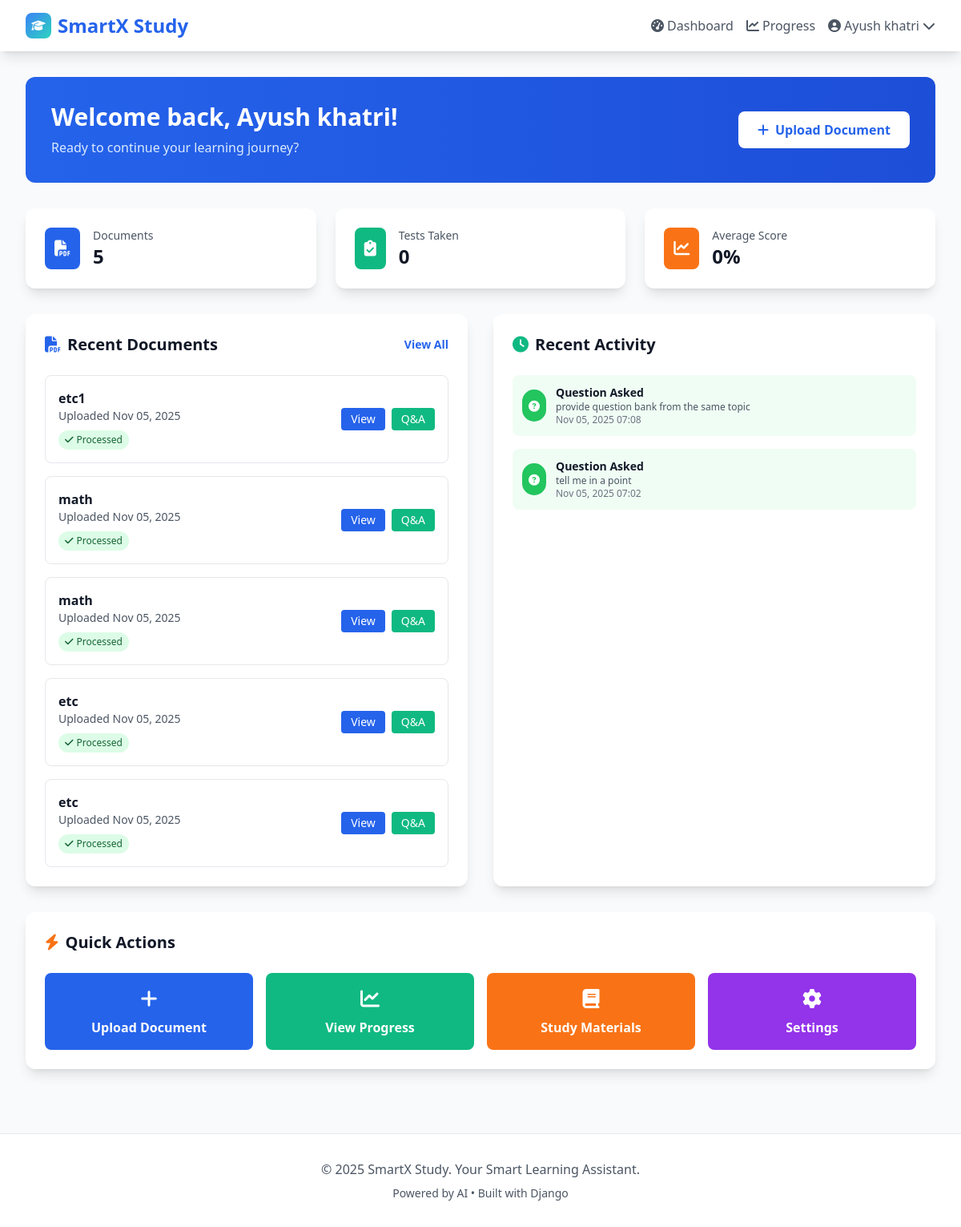
/dashboard/ (signed in), run on the app's committed database.
### core/models.py (models this page shows, shortened)
class Document(models.Model):
    id = models.UUIDField(primary_key=True, default=uuid.uuid4, editable=False)
    user = models.ForeignKey(User, on_delete=models.CASCADE, related_name='documents')
    title = models.CharField(max_length=255)
    file = models.FileField(upload_to='documents/')
    content = models.TextField(blank=True)
    summary = models.TextField(blank=True)
    uploaded_at = models.DateTimeField(auto_now_add=True)
    updated_at = models.DateTimeField(auto_now=True)
    is_processed = models.BooleanField(default=False)
    class Meta:
        ordering = ['-uploaded_at']

class QASession(models.Model):
    id = models.UUIDField(primary_key=True, default=uuid.uuid4, editable=False)
    user = models.ForeignKey(User, on_delete=models.CASCADE, related_name='qa_sessions')
    document = models.ForeignKey(Document, on_delete=models.CASCADE, related_name='qa_sessions')
    question = models.TextField()
    answer = models.TextField()
    created_at = models.DateTimeField(auto_now_add=True)
    class Meta:
        ordering = ['-created_at']

### core/views.py (the view)
# urls.py: path('dashboard/', views.dashboard, name='dashboard'),
@login_required
def dashboard(request):
    documents = Document.objects.filter(user=request.user)[:5]
    recent_tests = TestAttempt.objects.filter(user=request.user)[:5]
    recent_qa = QASession.objects.filter(user=request.user)[:5]
    total_documents = documents.count()
    total_tests = TestAttempt.objects.filter(user=request.user).count()
    avg_score = TestAttempt.objects.filter(user=request.user).aggregate(Avg('score'))['score__avg'] or 0
    context = {
        'documents': documents,
        'recent_tests': recent_tests,
        'recent_qa': recent_qa,
        'total_documents': total_documents,
        'total_tests': total_tests,
        'avg_score': round(avg_score, 1),
    }
    return render(request, 'core/dashboard.html', context)

### templates/core/dashboard.html (shortened to what this page needs)
{% extends 'base.html' %}
{% block content %}
<div class="max-w-7xl mx-auto px-4 sm:px-6 lg:px-8 py-8">
    <div class="bg-gradient-to-r from-primary to-blue-700 text-white rounded-xl p-8 mb-8">
        <div class="flex flex-col md:flex-row items-center justify-between">
            <div>
                <h1 class="text-3xl font-bold mb-2">Welcome back, {{ user.get_full_name|default:user.username }}!</h1>
                <p class="text-blue-100">Ready to continue your learning journey?</p>
            </div>
            <div class="mt-4 md:mt-0">
                <a href="{% url 'upload_document' %}" class="bg-white text-primary px-6 py-3 rounded-lg font-semibold hover:bg-gray-100 transition duration-300">
                    <i class="fas fa-plus mr-2"></i>Upload Document
                </a>
            </div>
        </div>
    </div>
    <div class="grid grid-cols-1 md:grid-cols-3 gap-6 mb-8">
        <div class="bg-white p-6 rounded-xl shadow-lg">
            <div class="flex items-center">
                <div class="bg-primary text-white p-3 rounded-lg">
                    <i class="fas fa-file-pdf text-xl"></i>
                </div>
                <div class="ml-4">
                    <p class="text-gray-600 text-sm">Documents</p>
                    <p class="text-2xl font-bold text-gray-900">{{ total_documents }}</p>
                </div>
            </div>
        </div>
        <div class="bg-white p-6 rounded-xl shadow-lg">
            <div class="flex items-center">
                <div class="bg-success text-white p-3 rounded-lg">
                    <i class="fas fa-clipboard-check text-xl"></i>
                </div>
                <div class="ml-4">
                    <p class="text-gray-600 text-sm">Tests Taken</p>
                    <p class="text-2xl font-bold text-gray-900">{{ total_tests }}</p>
                </div>
            </div>
        </div>
        <div class="bg-white p-6 rounded-xl shadow-lg">
            <div class="flex items-center">
                <div class="bg-accent text-white p-3 rounded-lg">
                    <i class="fas fa-chart-line text-xl"></i>
                </div>
                <div class="ml-4">
                    <p class="text-gray-600 text-sm">Average Score</p>
                    <p class="text-2xl font-bold text-gray-900">{{ avg_score }}%</p>
                </div>
            </div>
        </div>
    </div>
    <div class="grid grid-cols-1 lg:grid-cols-2 gap-8">
        <div class="bg-white rounded-xl shadow-lg p-6">
            <div class="flex items-center justify-between mb-6">
                <h2 class="text-xl font-bold text-gray-900">
                    <i class="fas fa-file-pdf mr-2 text-primary"></i>Recent Documents
                </h2>
                <a href="{% url 'upload_document' %}" class="text-primary hover:text-blue-700 text-sm font-semibold">
                    View All
                </a>
            </div>
            {% if documents %}
                <div class="space-y-4">
                    {% for document in documents %}
                        <div class="border border-gray-200 rounded-lg p-4 hover:shadow-md transition duration-300">
                            <div class="flex items-center justify-between">
                                <div class="flex-1">
                                    <h3 class="font-semibold text-gray-900">{{ document.title }}</h3>
                                    <p class="text-gray-600 text-sm">Uploaded {{ document.uploaded_at|date:"M d, Y" }}</p>
                                    <div class="flex items-center mt-2">
                                        {% if document.is_processed %}
                                            <span class="bg-green-100 text-green-800 px-2 py-1 rounded-full text-xs">
                                                <i class="fas fa-check mr-1"></i>Processed
                                            </span>
                                        {% else %}
                                            <span class="bg-yellow-100 text-yellow-800 px-2 py-1 rounded-full text-xs">
                                                <i class="fas fa-spinner mr-1"></i>Processing
                                            </span>
                                        {% endif %}
                                    </div>
                                </div>
                                <div class="flex space-x-2">
                                    <a href="{% url 'document_detail' document.id %}" class="bg-primary text-white px-3 py-1 rounded text-sm hover:bg-blue-700 transition duration-300">
                                        View
                                    </a>
                                    {% if document.is_processed %}
                                        <a href="{% url 'qa_session' document.id %}" class="bg-success text-white px-3 py-1 rounded text-sm hover:bg-green-700 transition duration-300">
                                            Q&A
                                        </a>
                                    {% endif %}
                                </div>
                            </div>
                        </div>
                    {% endfor %}
                </div>
            {% endif %}
        </div>
        <div class="bg-white rounded-xl shadow-lg p-6">
            <h2 class="text-xl font-bold text-gray-900 mb-6">
                <i class="fas fa-clock mr-2 text-success"></i>Recent Activity
            </h2>
            <div class="space-y-4">
                {% for qa in recent_qa %}
                    <div class="flex items-center p-3 bg-green-50 rounded-lg">
                        <div class="bg-green-500 text-white p-2 rounded-full">
                            <i class="fas fa-question-circle text-sm"></i>
                        </div>
                        <div class="ml-3 flex-1">
                            <p class="text-sm font-semibold text-gray-900">Question Asked</p>
                            <p class="text-xs text-gray-600">{{ qa.question|truncatechars:50 }}</p>
                            <p class="text-xs text-gray-500">{{ qa.created_at|date:"M d, Y H:i" }}</p>
                        </div>
                    </div>
                {% endfor %}
            </div>
        </div>
    </div>
    <div class="mt-8 bg-white rounded-xl shadow-lg p-6">
        <h2 class="text-xl font-bold text-gray-900 mb-6">
            <i class="fas fa-bolt mr-2 text-accent"></i>Quick Actions
        </h2>
        <div class="grid grid-cols-1 md:grid-cols-4 gap-4">
            <a href="{% url 'upload_document' %}" class="bg-primary text-white p-4 rounded-lg text-center hover:bg-blue-700 transition duration-300">
                <i class="fas fa-plus text-2xl mb-2"></i>
                <p class="font-semibold">Upload Document</p>
            </a>
            <a href="{% url 'progress_tracking' %}" class="bg-success text-white p-4 rounded-lg text-center hover:bg-green-700 transition duration-300">
                <i class="fas fa-chart-line text-2xl mb-2"></i>
                <p class="font-semibold">View Progress</p>
            </a>
            <a href="#" class="bg-accent text-white p-4 rounded-lg text-center hover:bg-orange-600 transition duration-300">
                <i class="fas fa-book text-2xl mb-2"></i>
                <p class="font-semibold">Study Materials</p>
            </a>
            <a href="#" class="bg-purple-600 text-white p-4 rounded-lg text-center hover:bg-purple-700 transition duration-300">
                <i class="fas fa-cog text-2xl mb-2"></i>
                <p class="font-semibold">Settings</p>
            </a>
        </div>
    </div>
</div>
{% endblock %}

### templates/base.html (shortened to what this page needs)
{% load static %}
<!DOCTYPE html>
<html lang="en">
<head>
    <script src="https://cdn.tailwindcss.com"></script>
    <link rel="stylesheet" href="{% static 'css/style.css' %}">
    <link rel="stylesheet" href="https://cdnjs.cloudflare.com/ajax/libs/font-awesome/6.4.0/css/all.min.css">
</head>
<body class="bg-gray-50 min-h-screen">
    <nav class="bg-white shadow-lg">
        <div class="max-w-7xl mx-auto px-4 sm:px-6 lg:px-8">
            <div class="flex justify-between items-center py-4">
                <div class="flex items-center">
                    <a href="{% url 'home' %}" class="text-2xl font-bold text-primary">
                        <div class="flex items-center">
                            <div class="w-8 h-8 bg-gradient-to-br from-blue-500 to-teal-400 rounded-lg mr-2 flex items-center justify-center">
                                <i class="fas fa-graduation-cap text-white text-sm"></i>
                            </div>
                            <span>SmartX Study</span>
                        </div>
                    </a>
                </div>
                <div class="flex items-center space-x-4">
                    {% if user.is_authenticated %}
                        <a href="{% url 'dashboard' %}" class="text-gray-600 hover:text-primary transition duration-300">
                            <i class="fas fa-tachometer-alt mr-1"></i>Dashboard
                        </a>
                        <a href="{% url 'progress_tracking' %}" class="text-gray-600 hover:text-primary transition duration-300">
                            <i class="fas fa-chart-line mr-1"></i>Progress
                        </a>
                        <div class="relative group">
                            <button class="flex items-center text-gray-600 hover:text-primary transition duration-300">
                                <i class="fas fa-user-circle mr-1"></i>{{ user.get_full_name|default:user.username }}
                                <i class="fas fa-chevron-down ml-1"></i>
                            </button>
                        </div>
                    {% endif %}
                </div>
            </div>
        </div>
    </nav>
    <main>
        {% block content %}
        {% endblock %}
    </main>
    <footer class="bg-white border-t border-gray-200 mt-12">
        <div class="max-w-7xl mx-auto px-4 sm:px-6 lg:px-8 py-8">
            <div class="text-center text-gray-600">
                <p>&copy; 2025 SmartX Study. Your Smart Learning Assistant.</p>
                <p class="mt-2 text-sm">Powered by AI • Built with Django</p>
            </div>
        </div>
    </footer>
</body>
</html>

### data on the page
Document: title "etc1", uploaded_at "Nov 05, 2025", is_processed True (drawn)
Document: title "math", uploaded_at "Nov 05, 2025", is_processed True (drawn)
Document: title "math", uploaded_at "Nov 05, 2025", is_processed True (drawn)
Document: title "etc", uploaded_at "Nov 05, 2025", is_processed True (drawn)
Document: title "etc", uploaded_at "Nov 05, 2025", is_processed True (drawn)
QASession: question "provide question bank from the same topic", created_at "Nov 05, 2025 07:08"
QASession: question "tell me in a point", created_at "Nov 05, 2025 07:02"

### other printed values
{{ user.get_full_name|default:user.username }} "Ayush khatri"
{{ total_documents }} "5"
{{ total_tests }} "0"
{{ avg_score }} "0"
